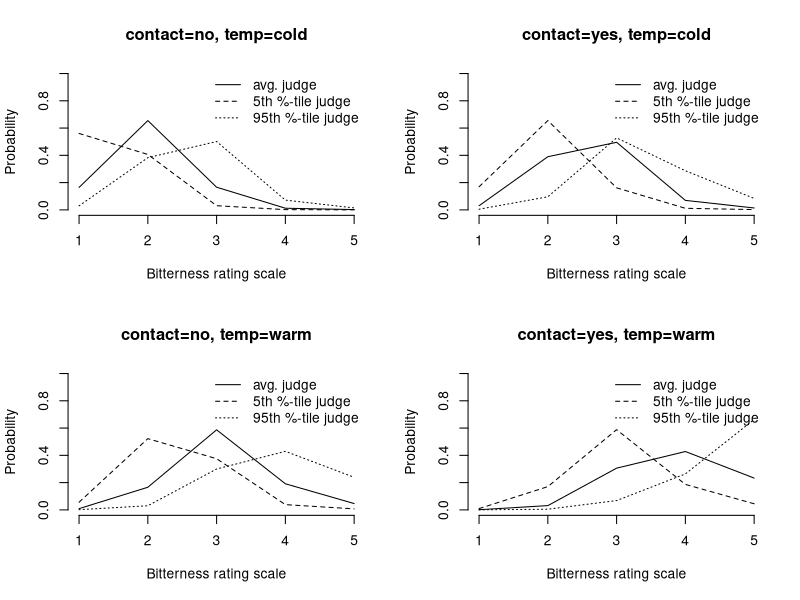

Source code (R): (Note: this script raises an error after producing the figure.)
# clmm2 tutorial 

library(ordinal)
data(wine)
head(wine)


fm1 <- clmm2(rating ~ temp + contact, random = judge, data = wine)


omitted <- wine[1:nrow(wine) %in% fm1$na.action,]
used <- wine[!1:nrow(wine) %in% fm1$na.action,]

fm2 <- clmm2(rating ~ temp + contact, 
             random = judge,
             data = wine,
             Hess=TRUE, nAGQ=10)

# These are the etas. Use these with the pred_clmm function to generate predictions for the proportion of the observations in each category
# feed new data into the predict step to see influence of different sound exposure variables.
# Don't plot these against observed categories
pred_eta <- predict(fm1, newdata = wine)

pred_clmm <- function(eta, theta, cat = 1:(length(theta)+1), inv.link = plogis) {
    Theta <- c(-1e3, theta, 1e3)
    sapply(cat, function(j)
      inv.link(Theta[j+1] - eta) - inv.link(Theta[j] - eta) )
  }

pred_clmm(qnorm(0.05) * fm1$stDev, fm1$Theta)
pred_clmm(qnorm(0.05) * fm2$stDev, fm2$Theta)


mat <- expand.grid(judge = qnorm(0.95) * c(-1, 0, 1) * fm2$stDev,
                      contact = c(0, fm2$beta[2]),
                      temp = c(0, fm2$beta[1]))

pred.mat <- pred_clmm(eta=rowSums(mat), theta=fm2$Theta)

lab <- paste("contact=", rep(levels(wine$contact), 2), ", ",
                "temp=", rep(levels(wine$temp), each=2), sep="")
par(mfrow=c(2, 2))
for(k in c(1, 4, 7, 10)) {
  plot(1:5, pred.mat[k,], lty=2, type = "l", ylim=c(0,1),
       xlab="Bitterness rating scale", axes=FALSE,
       ylab="Probability", main=lab[ceiling(k/3)], las=1)
  axis(1); axis(2)
  lines(1:5, pred.mat[k+1, ], lty=1)
  lines(1:5, pred.mat[k+2, ], lty=3)
  legend("topright",
         c("avg. judge", "5th %-tile judge", "95th %-tile judge"),
         lty=1:3, bty="n")
}

### From annoy models in Plot_Run_Final_CLMM_Models.R

annoy_01.2 <- clmm2(Annoy3 ~ SELAllAC + PEnProps + PEnHelos + SiteType, random = Site,
                    data = dC,
                    Hess = T) 

# Matrix: 5th, 50th (Average), and 95th percentile of site effects
# Then put in the coefficients for each predictor, as well as the absence of that predictor with a 0
# To generate across range of SELAllAC, need to feed in new range of sound exposure to a predict(clmm_model) statement to generate the etas, rather than making a prediction matrix as here. Then feed that to the pred_clmm function.

mat <- expand.grid(Site = qnorm(0.95) * c(-1, 0, 1) * annoy_01.2$stDev,
                   SELAllAC = annoy_01.2$beta[1],
                   PEnProps = annoy_01.2$beta[2],
                   PEnHelos = annoy_01.2$beta[3],
                   SiteTypeDayHike = c(0, annoy_01.2$beta[4]),
                   SiteTypeOverlook = c(0, annoy_01.2$beta[5]),
                   SiteTypeShortHike = c(0, annoy_01.2$beta[6])
                   )

# only keep rows where one site type is included
keep <- apply(mat[,c("SiteTypeDayHike", "SiteTypeOverlook", "SiteTypeShortHike")],
              1,
              function(x) sum(x == 0) >= 2)

mat <- mat[keep,]
rownames(mat) = 1:nrow(mat)

# thetas: transition thresholds

pred.mat <- pred_clmm(eta = rowSums(mat), theta = annoy_01.2$Theta)

# Plot probabilities for 5th, average, and 95th percentile sites, 
# For each sitetype

par(mfrow=c(2, 2))

lab = 

for(k in c(1, 4, 7, 10)) {
  plot(1:4, pred.mat[k,], lty=2, type = "l", ylim=c(0,1),
       xlab="Annoyance Category", axes=FALSE,
       ylab="Probability", main=lab[ceiling(k/3)], las=1)
  axis(1); axis(2)
  lines(1:4, pred.mat[k+1, ], lty=1)
  lines(1:4, pred.mat[k+2, ], lty=3)
  legend("topright",
         c("avg. site", "5th %ile site", "95th %ile site"),
         lty=1:3, bty="n")
}
